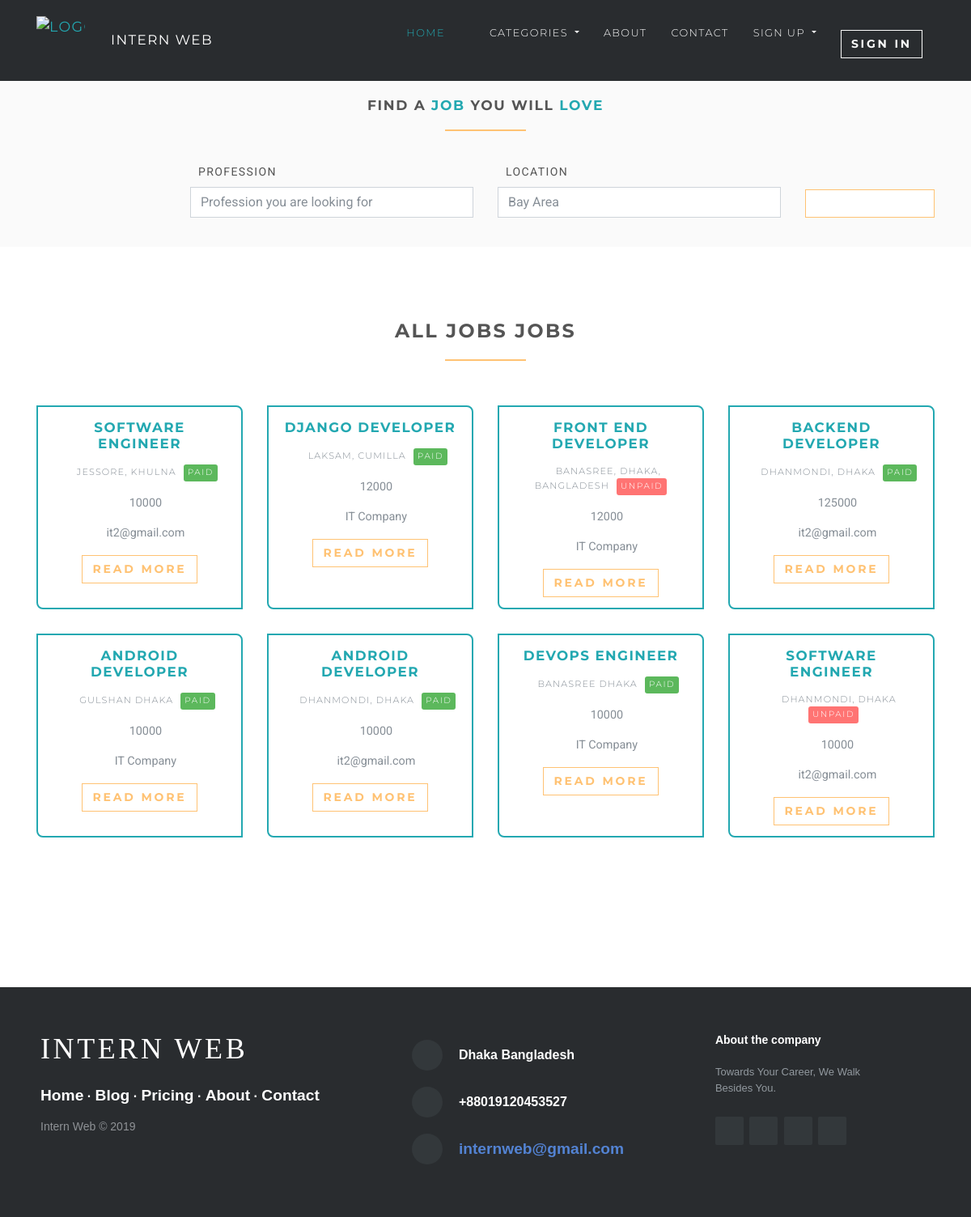
/jobs, run on an earlier commit of the app's database.
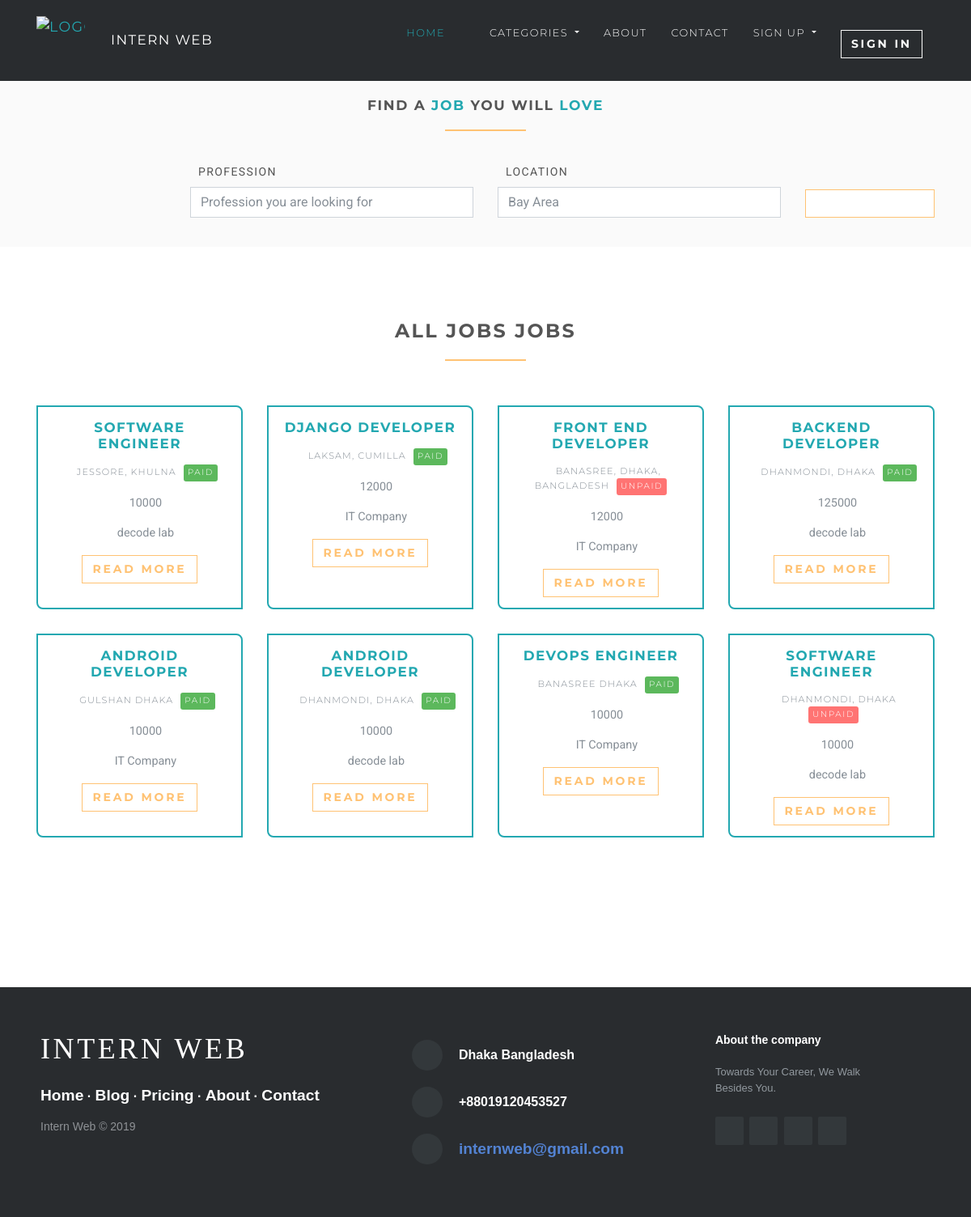
And on a later commit of the database.
### jobsapp/models.py (models this page shows, shortened)
class Job(models.Model):
    user = models.ForeignKey(User, on_delete=models.CASCADE)
    title = models.CharField(max_length=300)
    description = RichTextField(
        blank=True, null=True, default="Write Your Content Here")
    location = models.CharField(max_length=150)
    type = models.CharField(choices=JOB_TYPE, max_length=10)
    category = models.ForeignKey(JobCategory, on_delete=models.CASCADE)
    last_date = models.DateTimeField()
    company_name = models.CharField(max_length=100)
    company_description = models.CharField(max_length=300)
    website = models.CharField(max_length=100, default="")
    created_at = models.DateTimeField(default=timezone.now)
    filled = models.BooleanField(default=False)
    salary = models.IntegerField(default=0, blank=True)

### accounts/models.py (models this page shows, shortened)
class User(AbstractUser):
    username = None
    role = models.CharField(max_length=12, error_messages={
        'required': "Role must be provided"
    })
    gender = models.CharField(max_length=10, blank=True, null=True, default="")
    email = models.EmailField(unique=True, blank=False,
                              error_messages={
                                  'unique': "A user with that email already exists.",
                              })
    USERNAME_FIELD = "email"
    REQUIRED_FIELDS = []
    objects = UserManager()

### jobsapp/views/home.py (the view)
# urls.py: path('jobs', JobListView.as_view(), name='jobs'),
class JobListView(ListView):
    model = Job
    template_name = 'jobs/jobs.html'
    context_object_name = 'jobs'
    paginate_by = 8
    def get_context_data(self, **kwargs):
        context = super().get_context_data(**kwargs)
        context['categories'] = JobCategory.objects.all()
        context['settings'] = Setting.objects.filter(status=True).first()
        return context

### templates/jobs/jobs.html (shortened to what this page needs)
{% extends 'base.html' %} {% load static %} {% block title %} All jobs {% endblock %} {% block content %}
<section class="job-form-section job-form-section--compressed">
    <div class="container">
        <h4 class="heading">Find a <span class="accent">job </span> you will <span class="accent">love</span></h4>
        <form id="job-main-form" method="get" action="#" class="job-main-form">
            <div class="controls">
                <div class="row align-items-end">
                    <div class="col-sm-1 col-lg-2"></div>
                    <div class="col-sm-5 col-lg-4 form-group">
                        <label for="profession">Profession</label>
                        <input type="text" id="profession" name="profession" placeholder="Profession you are looking for" class="form-control">
                    </div>
                    <div class="col-sm-5 col-lg-4 form-group">
                        <label for="location">Location</label>
                        <input type="text" id="location" name="location" placeholder="Any particular location?" value="Bay Area" class="form-control">
                    </div>
                    <div class="col-sm-1 col-lg-2 form-group">
                        <button type="submit" name="name" class="btn btn-outline-white-primary job-main-form__button">
                                <i class="fa fa-search"></i>
                            </button>
                    </div>
                </div>
            </div>
        </form>
    </div>
</section>
<section>
    <div class="container">
        <h3 class="heading">All Jobs jobs</h3>
        <div class="row featured align-items-stretch">
            {% for job in jobs %}
            <div class="col-lg-3 mb-5 mb-lg-0">
                <div class="box-image-text bg-visible full-height">
                    <div class="content">
                        <div>
                            <h5><a href="{% url 'jobs:jobs-detail' job.id %}">{{ job.title }}</a></h5>
                        </div>
                        <p class="featured__details"><i class="fa fa-map-marker job__location"></i> {{ job.location }} {% if job.type == '1' %}
                            <span class="badge featured-badge badge-success">Paid</span> {% elif job.type == '2' %}
                            <span class="badge featured-badge badge-primary">Unpaid</span> {% else %}
                            <span style="color: #ffffff;" class="badge featured-badge badge-warning">Paid</span> {% endif %}
                        </p>
                        <p><i class="fa fa-money"></i> {{ job.salary }}</p>
                        <p><i class="fa fa-building"></i> {{ job.user.first_name }}</p>
                        <a><button class="btn btn-outline-white-primary">Read More</button></a>
                    </div>
                </div>
            </div>
            {% endfor %}
        </div>
    </div>
</section>
{% endblock %}

### templates/base.html (shortened to what the changed rows need)
{% load static %}
<!DOCTYPE html>
<html>
<head>
    <link rel="stylesheet" href="{% static 'vendor/bootstrap/css/bootstrap.min.css' %}">
    <link rel="stylesheet" href="{% static 'vendor/font-awesome/css/font-awesome.min.css' %}">
    <link rel="stylesheet" href="{% static 'vendor/owl.carousel/assets/owl.carousel.css' %}">
    <link rel="stylesheet" href="{% static 'vendor/owl.carousel/assets/owl.theme.default.css' %}">
    <link rel="stylesheet" href="{% static 'css/style.default.css' %}" id="theme-stylesheet">
    <link rel="stylesheet" href="{% static 'css/custom.css' %}">
    <link rel="stylesheet" href="{% static 'css/footer.css' %}"> {% block styles %}{% endblock %}
</head>
<body>
    <div>
        {% block content %} {% endblock %}
    </div>
    <footer class="col-lg-12 footer-distributed">
        <div class="footer-center">
            <div>
                <i class="fa fa-map-marker"></i>
                <p>{{settings.siteAddress}}</p>
            </div>
        </div>
    </footer>
</body>
</html>

What changed in the data, as far as the page shows it:
no longer on this page (row edited): User: siteAddress "Dhaka Bangladesh"
changed through a linked row, Job "JESSORE, KHULNA": user.first_name "it2@gmail.com" → "decode lab"
changed through a linked row, Job "BACKEND DEVELOPER": user.first_name "it2@gmail.com" → "decode lab"
changed through a linked row, Job (number 6 of 8 on the later page): user.first_name "it2@gmail.com" → "decode lab"
changed through a linked row, Job (number 8 of 8 on the later page): user.first_name "it2@gmail.com" → "decode lab"
Also different on the page:
{{ settings.siteAddress }}: (not shown) → "Dhaka Bangladesh"
